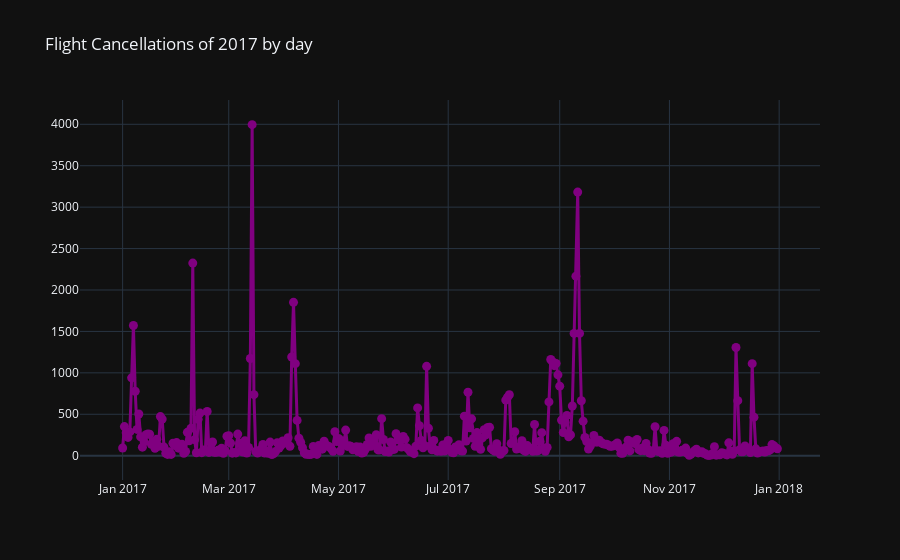

The cell this chart's notebook holds for it:
### Code cell
df_2017 = df[df.FLIGHT_DATE.dt.year == 2017]
line_plot(df_2017, 'FLIGHT_DATE', 'CANCELLED', 'sum', 'Flight Cancellations of 2017 by day')

### Figure 1 — Plotly figure (JSON) as saved in the notebook; plotly's stock layout.template omitted (floating-point values rounded to 4 significant figures; data arrays with more than 128 entries replaced by an {"elided": "..."} marker saying what was removed)
{"data": [{"line": {"color": "purple", "width": 3}, "marker": {"size": 9}, "mode": "lines+markers", "name": "'spline'", "type": "scatter", "x": {"elided": "365 str values"}, "y": {"elided": "365 int values"}}], "layout": {"title": {"text": "Flight Cancellations of 2017 by day"}}}
